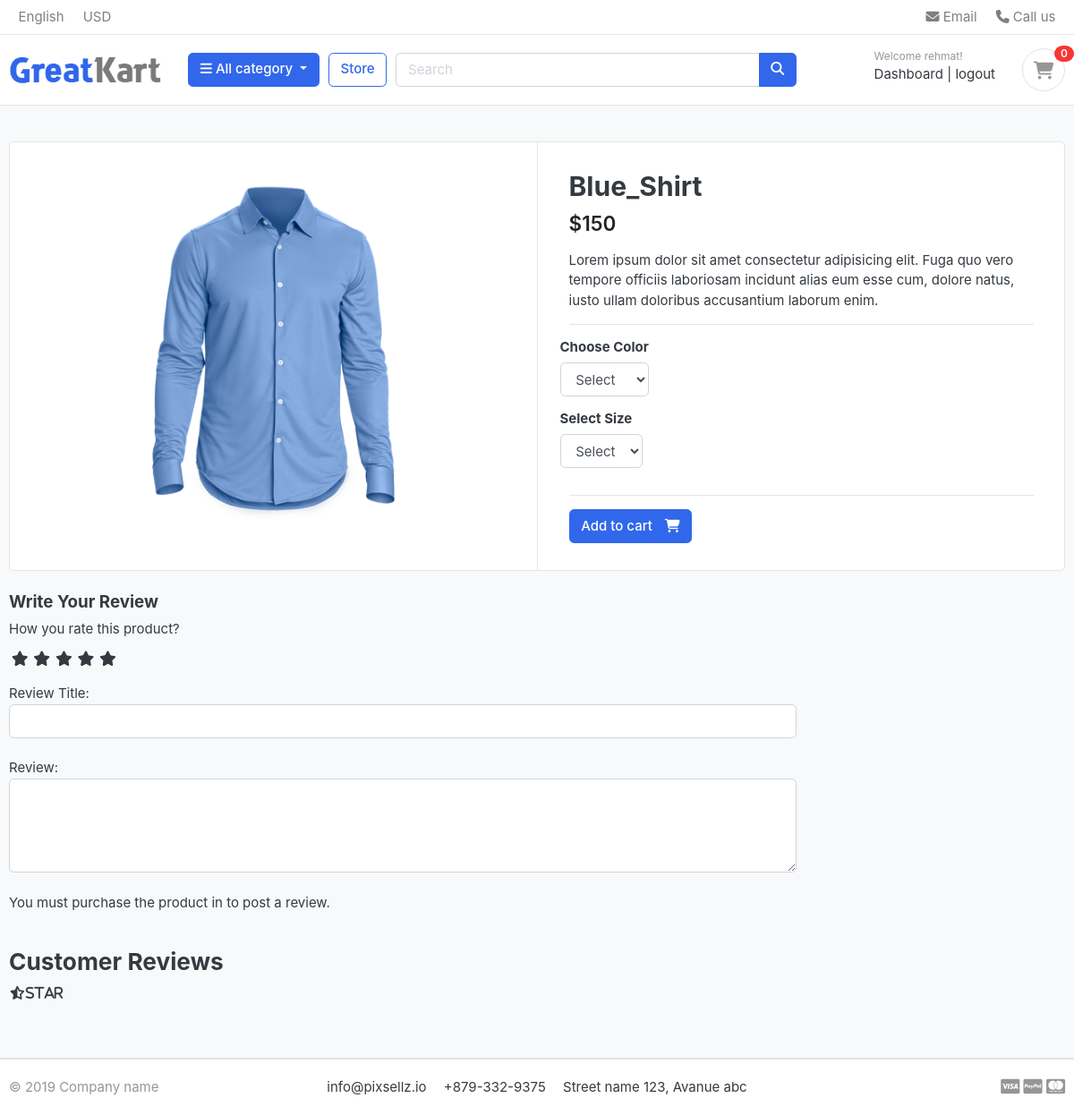
The page /store/category/shirts/blue_shirt/ (signed in) on the database as committed earlier.
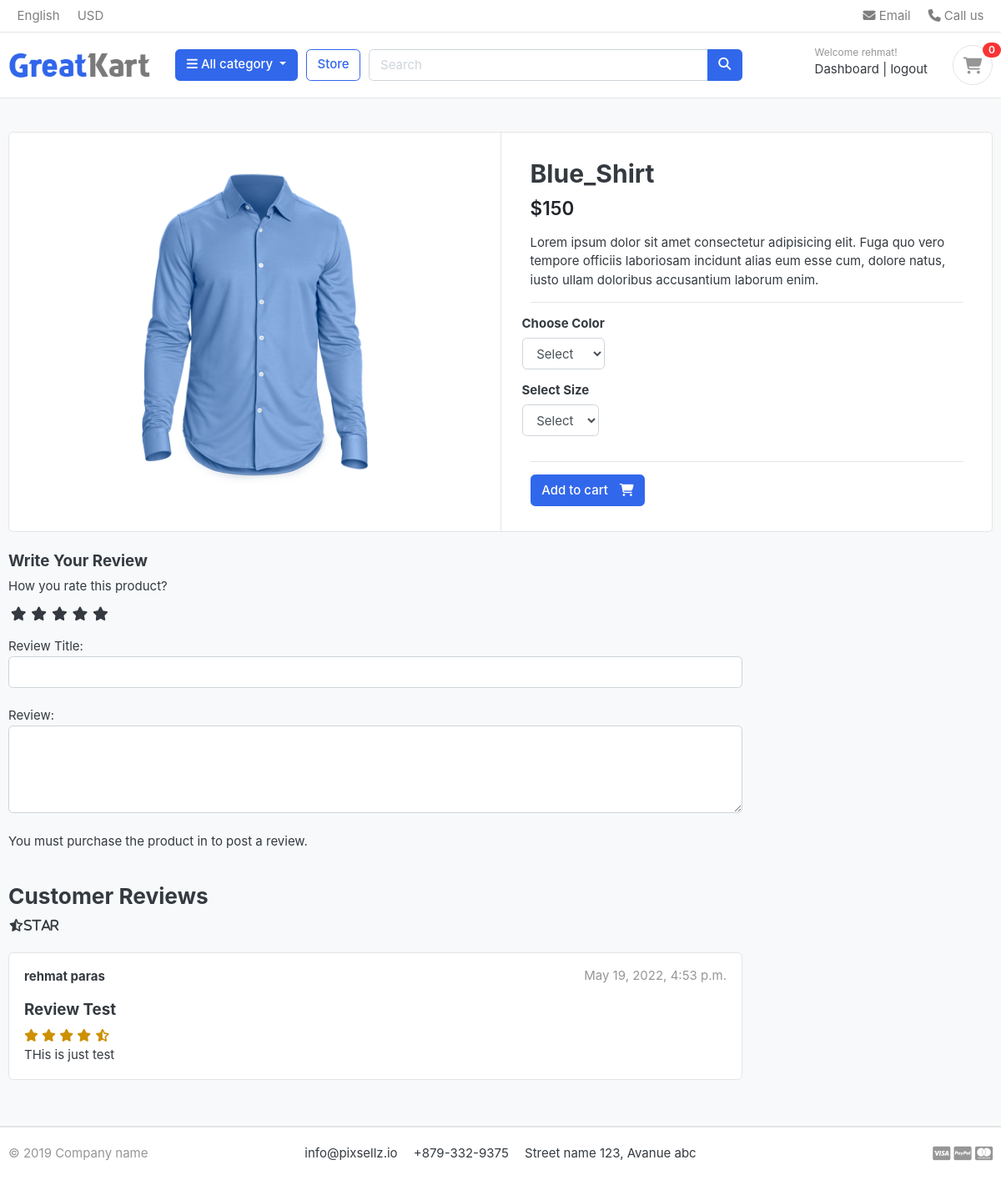
The same page on the database as committed later.
### accounts/models.py (models this page shows, shortened)
class Account(AbstractBaseUser):
    first_name = models.CharField(max_length=50)
    last_name = models.CharField(max_length=50)
    username = models.CharField(max_length=50, unique=True)
    email = models.EmailField(max_length=100, unique=True)
    phone_number = models.CharField(max_length=50)
    date_joined = models.DateTimeField(auto_now_add=True)
    last_login = models.DateTimeField(auto_now_add=True)
    is_admin = models.BooleanField(default=False)
    is_staff = models.BooleanField(default=False)
    is_active = models.BooleanField(default=False)
    is_superadmin = models.BooleanField(default=False)
    USERNAME_FIELD = 'email'
    REQUIRED_FIELDS = ['username', 'first_name', 'last_name']
    objects = MyAccountManager()

### store/models.py (models this page shows, shortened)
class Product(models.Model):
    product_name = models.CharField(max_length=200, unique=True)
    slug = models.SlugField(max_length=200, unique=True)
    description = models.TextField(max_length=200, unique=True)
    price = models.IntegerField()
    images = models.ImageField(upload_to='photos/products')
    stock = models.IntegerField()
    is_available = models.BooleanField(default=True)
    category = models.ForeignKey(Category, on_delete=models.CASCADE)
    created_date = models.DateTimeField(auto_now_add=True)
    modified_date = models.DateTimeField(auto_now=True)
    def __str__(self):
        return self.product_name

class ReviewRating(models.Model):
    product = models.ForeignKey(Product, on_delete=models.CASCADE)
    user = models.ForeignKey(Account, on_delete=models.CASCADE)
    subject = models.CharField(max_length=100, blank=True)
    review = models.TextField(max_length=500, blank=True)
    rating = models.FloatField()
    ip = models.CharField(max_length=20, blank=True)
    status = models.BooleanField(default=True)
    created_date = models.DateTimeField(auto_now_add=True)
    updated_date = models.DateTimeField(auto_now_add=True)

### store/views.py (the view)
# urls.py: path('category/<slug:category_slug>/<slug:product_slug>/', views.product_detail, name='product_detail'),
def product_detail(request, category_slug, product_slug):
    try:
        single_product = Product.objects.get(category__slug=category_slug, slug=product_slug)
        in_cart = CartItem.objects.filter(cart__cart_id=_cart_id(request), product=single_product).exists()
        print(single_product, "Test::::")
    except Exception as e:
        raise e
    try:
        orderproduct = OrderProduct.objects.filter(user=request.user, product_id=single_product.id).exists()
    except OrderProduct.DoesNotExist:
        orderproduct = None
    reviews = ReviewRating.objects.filter(product_id=single_product.id, status=True)
    context = {
        'single_product': single_product,
        'in_cart': in_cart,
        'orderproduct': orderproduct,
        'reviews':reviews,
            }
    return render(request, 'store/product_detail.html', context)

### carts/context_processors.py (called while the page is built)
def counter(request):
    cart_count = 0
    if 'admin' in request.path:
        return {}
    else:
        try:
            cart = Cart.objects.filter(cart_id=_cart_id(request))
            if request.user.is_authenticated:
                cart_items = CartItem.objects.all().filter(user=request.user)
            else:
                 cart_items = CartItem.objects.all().filter(cart=cart[:1])
            for cart_item in cart_items:
                cart_count += cart_item.quantity
        except Cart.DoesNotExist:
            cart_count = 0
        return dict(cart_count=cart_count)

### carts/views.py (called while the page is built)
def _cart_id(request):
    cart = request.session.session_key
    if not cart:
        cart = request.session.create()
    return cart

### category/context_processors.py (called while the page is built)
def menu_links(request):
    links = Category.objects.all()
    return dict(links=links)

### category/models.py (called while the page is built)
    def get_url(self):
        return reverse('product_by_category', args=[self.slug])

### store/models.py (called while the page is built)
    def colors(self):
        return super(VariationManager, self).filter(variation_category='color', is_active=True)

    def sizes(self):
        return super(VariationManager, self).filter(variation_category='size', is_active=True)

### templates/store/product_detail.html (shortened to what this page needs)
{% extends 'base.html' %}
{% load static %}
{% block content %}
<section class="section-content padding-y bg">
    <div class="container">
    <div class="card">
        <div class="row no-gutters">
            <aside class="col-md-6">
    <article class="gallery-wrap">
        <div class="img-big-wrap">
           <a href="#"><img src="{{ single_product.images.url }}"></a>
        </div>
    </article>
            </aside>
            <main class="col-md-6 border-left">
<form action="{% url 'add_cart' single_product.id %}" method="POST" >
    <article class="content-body">
    <h2 class="title">{{ single_product.product_name }}</h2>
    <div class="mb-3">
        <var class="price h4">${{ single_product.price }}</var>
    </div>
    <p>{{ single_product.description }}</p>
    <hr>
        <div class="row">
            <div class="item-option-select">
                <h6>Choose Color</h6>
                <select name="color" class="form-control" required>
                  <option value="" disabled selected >Select</option>
                </select>
            </div>
        </div>
        <div class="row">
            <div class="item-option-select">
                <h6>Select Size</h6>
                <select name="size" class="form-control" required>
                  <option value="" disabled selected >Select</option>
                </select>
            </div>
        </div>
        <hr>
        {% if single_product.stock <= 0 %}
        <h3 class="text-danger">Out of stock</h3>
        {% else %}
        <button type="submit" class="btn  btn-primary"> <span class="text">Add to cart</span> <i class="fas fa-shopping-cart"></i>  </button>
        {% endif %}
    </article>
  </form>
            </main>
        </div>
    </div>
<br>
<div class="row">
			<div class="col-md-9">
    <form action="{% url 'submit_review' single_product.id %}" method="POST">
        <h5>Write Your Review</h5>
        <div>
            <label for="">How you rate this product?</label>
            <br>
            <div class="rate">
                <input type="radio" name="rating" value="5" id="rating10" required><label for="rating10" title="5"></label>
                <input type="radio" name="rating" value="4" id="rating8" required><label for="rating8" title="4"></label>
                <input type="radio" name="rating" value="3" id="rating6" required><label for="rating6" title="3"></label>
                <input type="radio" name="rating" value="2" id="rating4" required><label for="rating4" title="2"></label>
                <input type="radio" name="rating" value="1" id="rating2" required><label for="rating2" title="1"></label>
            </div>
            <br>
            Review Title:
            <input type="text" class="form-control" name="subject">
            <br>
            Review:
            <textarea name="review" rows="4" class="form-control"></textarea>
            <br>
            {% if user.is_authenticated %}
            {% if orderproduct %}
            <input type="submit" value="Submit Review" class="btn btn-primary">
            {% else %}
            <p>You must purchase the product in to post a review. </p>
            {% endif %}
            {% else %}
             <p>You must be logged in to post a review. <span><a href="{% url 'login' %}">Login now</a></span> </p>
            {% endif %}
        </div>
    </form>
    <br>
	<header class="section-heading">
		<h3>Customer Reviews </h3>
        <i class="fa fa-star-half-alt">star</i>
	</header>
   {% for review in reviews %}
	<article class="box mb-3">
		<div class="icontext w-100">
			<div class="text">
				<span class="date text-muted float-md-right">{{review.updated_date}}</span>
				<h6 class="mb-1">{{review.user.first_name}} {{review.user.last_name}} </h6>
			</div>
		</div>
		<div class="mt-3">
            <h5>{{review.subject}}</h5>
            <div class="rating-star">
                <span>
                    <i class="fas fa-star{% if review.rating == 0.5 %}-half-alt{% elif review.rating < 1 %}-alt {% endif %}" aria-hidden="true"></i>
                    <i class="fas fa-star{% if review.rating == 1.5 %}-half-alt{% elif review.rating < 2 %}-alt {% endif %}"></i>
                    <i class="fas fa-star{% if review.rating == 2.5 %}-half-alt{% elif review.rating < 3 %}-alt {% endif %}"></i>
                    <i class="fas fa-star{% if review.rating == 3.5 %}-half-alt{% elif review.rating < 4 %}-alt {% endif %}"></i>
                    <i class="fas fa-star{% if review.rating == 4.5 %}-half-alt{% elif review.rating < 5 %}-alt {% endif %}"></i>
                </span>
            </div>
			<p>
                {{review.review}}
			</p>
		</div>
	</article>
    {% endfor %}
	</div>
</div>
</div>
</section>
{% endblock %}

### templates/base.html (shortened to what this page needs)
{% load static %}
<!DOCTYPE HTML>
<html lang="en">
<head>
<link href="{% static 'css/bootstrap.css' %}" rel="stylesheet" type="text/css"/>
<link href="{% static 'fonts/fontawesome/css/all.min.css' %}" type="text/css" rel="stylesheet">
<link href="{% static 'css/ui.css' %}" rel="stylesheet" type="text/css"/>
<link href="{% static 'css/custom.css' %}" rel="stylesheet" type="text/css"/>
<link rel="stylesheet" href="https://cdnjs.cloudflare.com/ajax/libs/font-awesome/6.1.1/css/all.min.css" />
<link href="{% static 'css/responsive.css' %}" rel="stylesheet" media="only screen and (max-width: 1200px)" />
</head>
<body>
    {% include 'includes/navbar.html' %}
    {% block content %}
    {% endblock %}
    {% include 'includes/footer.html' %}

### templates/includes/navbar.html (shortened to what this page needs)
{% load static %}
<header class="section-header">
    <nav class="navbar p-md-0 navbar-expand-sm navbar-light border-bottom">
    <div class="container">
      <div class="collapse navbar-collapse" id="navbarTop4">
        <ul class="navbar-nav mr-auto">
            <li class="nav-item dropdown">
                 <a href="#" class="nav-link">   English </a>
            </li>
            <li class="nav-item dropdown">
                <a href="#" class="nav-link"> USD </a>
            </li>
        </ul>
        <ul class="navbar-nav">
            <li><a href="#" class="nav-link"> <i class="fa fa-envelope"></i> Email </a></li>
            <li><a href="#" class="nav-link"> <i class="fa fa-phone"></i> Call us </a></li>
        </ul>
      </div>
    </div>
    </nav>
    <section class="header-main border-bottom">
        <div class="container">
    <div class="row align-items-center">
        <div class="col-lg-2 col-md-3 col-6">
            <a href="{% url 'home' %}" class="brand-wrap">
                <img class="logo" src="{% static './images/logo.png' %}">
            </a>
        </div>
        <div class="col-lg col-sm col-md col-6 flex-grow-0">
            <div class="category-wrap dropdown d-inline-block float-right">
                <button type="button" class="btn btn-primary dropdown-toggle" data-toggle="dropdown">
                    <i class="fa fa-bars"></i> All category
                </button>
            </div>
        </div>
        <a href="{% url 'store' %}" class="btn btn-outline-primary">Store</a>
        <div class="col-lg  col-md-6 col-sm-12 col">
            <form action="{% url 'search' %}" class="search" method="GET">
                <div class="input-group w-100">
                    <input type="text" class="form-control" style="width:60%;" placeholder="Search" name="keyword">
                    <div class="input-group-append">
                      <button class="btn btn-primary" type="submit">
                        <i class="fa fa-search"></i>
                      </button>
                    </div>
                </div>
            </form>
        </div>
        <div class="col-lg-3 col-sm-6 col-8 order-2 order-lg-3">
                    <div class="d-flex justify-content-end mb-3 mb-lg-0">
                        {%if user.id is None %}
                        <div class="widget-header">
                            <small class="title text-muted">Welcome guest!</small>
                            <div>
                                <a href="{% url 'login' %}">Sign in</a> <span class="dark-transp"> | </span>
                                <a href="{% url 'register' %}"> Register</a>
                            </div>
                        </div>
                        {% else %}
                        <div class="widget-header">
                            <small class="title text-muted">Welcome {{user.first_name}}!</small>
                            <div>
                                <a href="{% url 'dashboard' %}">Dashboard</a> <span class="dark-transp"> | </span>
                                <a href="{% url 'logout' %}"> logout</a>
                            </div>
                        </div>
                        {% endif %}
                        <a href="{% url 'cart' %}" class="widget-header pl-3 ml-3">
                            <div class="icon icon-sm rounded-circle border"><i class="fa fa-shopping-cart"></i></div>
                            <span class="badge badge-pill badge-danger notify">{{cart_count}}</span>
                        </a>
                    </div>
                </div>
    </div>
        </div>
    </section>
    </header>

### templates/includes/footer.html (shortened to what this page needs)
<footer class="section-footer border-top">
	<div class="container">
		<section class="footer-bottom border-top row">
			<div class="col-md-2">
				<p class="text-muted"> &copy 2019 Company name </p>
			</div>
			<div class="col-md-8 text-md-center">
				<span  class="px-2">info@pixsellz.io</span>
				<span  class="px-2">+879-332-9375</span>
				<span  class="px-2">Street name 123, Avanue abc</span>
			</div>
			<div class="col-md-2 text-md-right text-muted">
			</div>
		</section>
	</div>
</footer>

### static/css/ui.css (style rules this page uses)
html { font-family: "Inter", sans-serif; font-size: 15px; }
.content-body { flex: 1 1 auto; padding: 2rem 2.3rem; }
.icon-xs, .icon-sm, .icon-md, .icon-lg { display: inline-block; text-align: center; flex-shrink: 0; flex-grow: 0; }
.icon-sm { width: 48px; height: 48px; line-height: 48px !important; font-size: 20px; }
.padding-y { padding-top: 40px; padding-bottom: 40px; }
var { font-style: normal; }
article:after, .form-group:after { display: block; clear: both; content: ""; }
.bg { background-color: #f8f9fa; }
.section-heading { margin-bottom: 20px; margin-top: 15px; }
p:last-child { margin-bottom: 0; }
.header-main { position: relative; padding-top: 1rem; padding-bottom: 1rem; }
.brand-wrap .logo, .navbar-brand .logo { margin-right: 7px; max-height: 42px; display: inline-block; }
.widget-header { display: inline-block; vertical-align: middle; position: relative; }
.widget-header a { color: #343a40; }
.widget-header i { color: #969696; }
.widget-header .title { display: block; }
.widget-header .notify { position: absolute; top: -3px; right: -10px; }
.footer-bottom { padding-top: 20px; padding-bottom: 20px; }
.btn .text + i { margin-left: 10px; }
.icontext { display: inline-flex; align-items: center; vertical-align: middle; }
.icontext .text { width: 100%; line-height: 1.2; }
.notify { position: absolute; top: -4px; right: -10px; display: inline-block; padding: 0.25em 0.6em; font-size: 12px; line-height: 1; text-align: center; border-radius: 3rem; color: #fff; background-color: #fa3434; }
.price { font-weight: 600; color: #212529; }
.box { padding: 18px; background: #fff; border-radius: 0.37rem; border: 1px solid #e4e4e4; }
.gallery-wrap .img-big-wrap { margin-bottom: 10px; border-radius: 0.37rem; overflow: hidden; background-color: #fff; }
.gallery-wrap .img-big-wrap a { text-align: center; display: block; }
.gallery-wrap .img-big-wrap img { height: 450px; width: auto; display: inline-block; }
.item-option-select { margin-bottom: 1rem; display: inline-block; margin-right: 15px; }

### greatkart/static/css/custom.css (style rules this page uses)
.rate { display: inline-block; border: 0; }
.rate > label { float: right; }
.rate > label:before { display: inline-block; font-size: 1.1rem; font-family: FontAwesome; content: "\f005"; margin: 0; padding: 0.3rem .2rem; cursor: pointer; }
.rating-star i { color: #cc9000 !important; }

Rows that differ between the two databases and show on the page:
added ReviewRating: updated_date "May 19, 2022, 4:53 p.m.", user.first_name "rehmat", user.last_name "paras", subject "Review Test", rating 4.5 (drawn), review "THis is just test"
